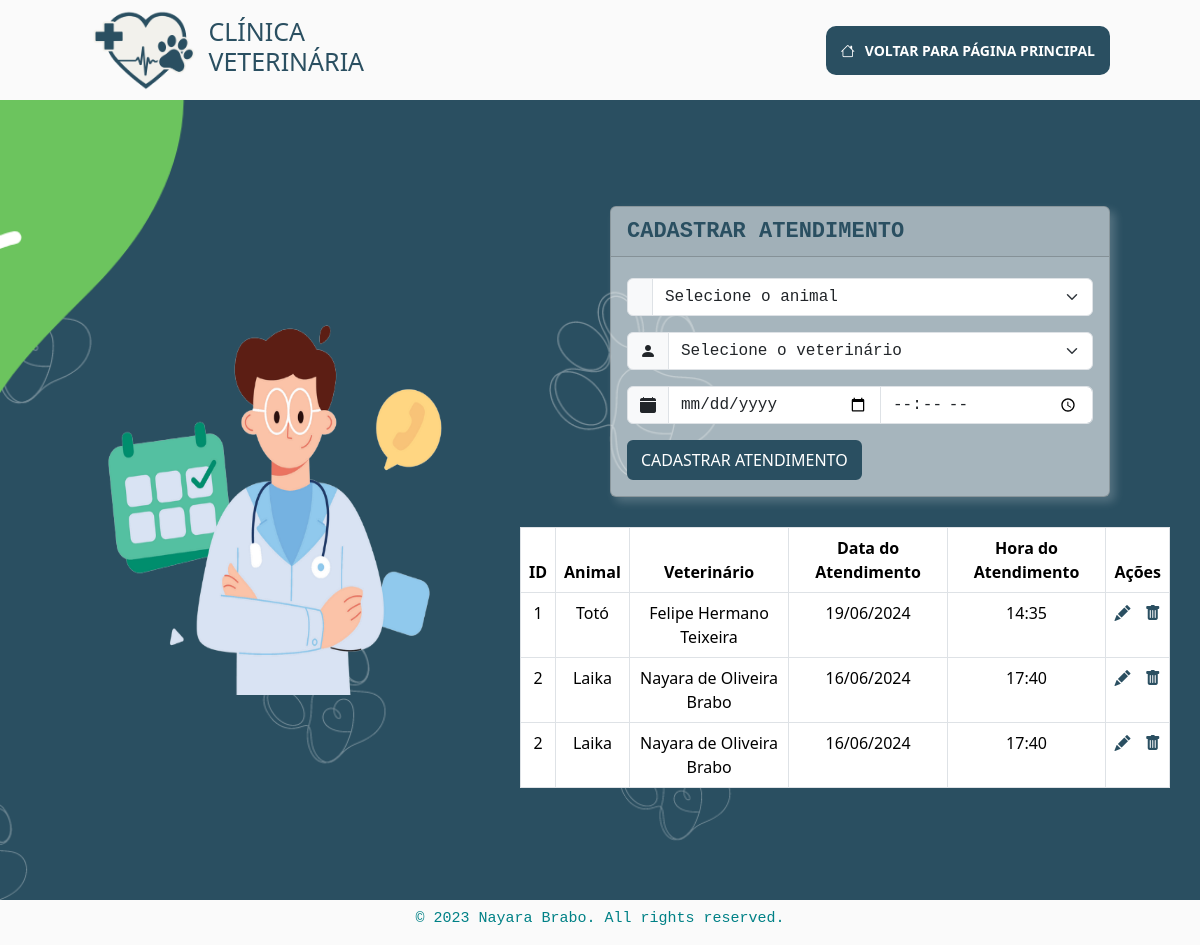
The page /addAtendimento.php on the database its author committed.
### tables this page shows
CREATE TABLE `tbatendimento` (
  `codAtendimento` int(11) NOT NULL,
  `DataAtendimento` varchar(100) NOT NULL,
  `HoraAtendimento` varchar(255) DEFAULT NULL,
  `codAnimal` int(11) DEFAULT NULL,
  `codVet` int(11) DEFAULT NULL
);

CREATE TABLE `tbanimal` (
  `codAnimal` int(11) NOT NULL,
  `nomeAnimal` varchar(100) NOT NULL,
  `fotoAnimal` varchar(255) DEFAULT NULL,
  `codTipoAnimal` int(11) DEFAULT NULL,
  `codCliente` int(11) DEFAULT NULL
);

CREATE TABLE `tbveterinario` (
  `codVet` int(11) NOT NULL,
  `nomeVet` varchar(100) NOT NULL
);

### addAtendimento.php (the view, shortened to what this page needs)
<?php
include("conn.php");
$edit = false;
$codAnimal = $codVet = $dataAtendimento = $horaAtendimento = '';
$atendimentos = $pdo->query('SELECT
                                a.*, an.nomeAnimal, v.nomeVet
                            FROM tbAtendimento a
                            JOIN tbAnimal an ON a.codAnimal = an.codAnimal
                            JOIN tbVeterinario v ON a.codVet = v.codVet')->fetchAll(PDO::FETCH_ASSOC);
?>
<!DOCTYPE html>
<html lang="pt-BR">
<head>
    <link href="https://cdn.jsdelivr.net/npm/bootstrap@5.3.3/dist/css/bootstrap.min.css" rel="stylesheet">
    <link rel="stylesheet" href="https://cdn.jsdelivr.net/npm/bootstrap-icons@1.8.1/font/bootstrap-icons.css">
    <link rel="stylesheet" href="css/style.css">
</head>
<body>
    <header>
        <div class="logo">
            <img src="img/icon.png" alt="">
            <h3 class="text-uppercase">Clínica Veterinária</h3>
        </div>
        <div class="atendimento">
            <a href="index.php"><i style="margin-right: 10px;" class="bi bi-house"></i>VOLTAR PARA PÁGINA PRINCIPAL</a>
        </div>
    </header>
    <div class="banner imgAtendimento">
        <img class='imgAtendimento' src="img/calendar2.png" alt="">
        <div class="cadastro">
            <div class="card">
                <div class="card-header font-monospace"><?php echo $edit ? 'EDITAR ATENDIMENTO' : 'CADASTRAR ATENDIMENTO'; ?></div>
                <div class="card-body">
                    <form action="" method="POST">
                        <div class="input-group flex-nowrap mb-3">
                            <label class="input-group-text" for="animalSelect"><i class="bi bi-paw-fill"></i></label>
                            <select class="form-select font-monospace" id="animalSelect" name="codAnimal" required>
                                <option value="">Selecione o animal</option>
                            </select>
                        </div>
                        <div class="input-group flex-nowrap mb-3">
                            <label class="input-group-text" for="vetSelect"><i class="bi bi-person-fill"></i></label>
                            <select class="form-select font-monospace" id="vetSelect" name="codVet" required>
                                <option value="">Selecione o veterinário</option>
                            </select>
                        </div>
                        <div class="input-group flex-nowrap mb-3">
                            <span class="input-group-text" id="addon-wrapping"><i class="bi bi-calendar-fill"></i></span>
                            <input type="date" class="form-control font-monospace" placeholder="Data do atendimento" aria-label="DataAtendimento" aria-describedby="addon-wrapping" name="dataAtendimento" value="<?php echo htmlspecialchars($dataAtendimento); ?>" required>
                            <input type="time" class="form-control font-monospace" placeholder="Hora do atendimento" aria-label="HoraAtendimento" aria-describedby="addon-wrapping" name="horaAtendimento" value="<?php echo htmlspecialchars($horaAtendimento); ?>" required>
                        </div>
                        <input type="submit" value="<?php echo $edit ? 'EDITAR ATENDIMENTO' : 'CADASTRAR ATENDIMENTO'; ?>" class="btn btn-primary">
                    </form>
                </div>
            </div>
            <div class="table-container">
                <table class="table table-bordered">
                    <thead>
                        <tr>
                            <th>ID</th>
                            <th>Animal</th>
                            <th>Veterinário</th>
                            <th>Data do Atendimento</th>
                            <th>Hora do Atendimento</th>
                            <th>Ações</th>
                        </tr>
                    </thead>
                    <tbody>
                        <?php foreach ($atendimentos as $atendimento) : ?>
                            <tr>
                                <td><?php echo htmlspecialchars($atendimento['codAtendimento']); ?></td>
                                <td><?php echo htmlspecialchars($atendimento['nomeAnimal']); ?></td>
                                <td><?php echo htmlspecialchars($atendimento['nomeVet']); ?></td>
                                <td><?php echo htmlspecialchars($atendimento['DataAtendimento']); ?></td>
                                <td><?php echo htmlspecialchars($atendimento['HoraAtendimento']); ?></td>
                                <td>
                                    <a href="addAtendimento.php?edit=<?php echo $atendimento['codAtendimento']; ?>" class="edit-btn"><i style="margin-right: 10px;" class="bi bi-pencil-fill"></i></a>
                                    <a href="addAtendimento.php?delete=<?php echo $atendimento['codAtendimento']; ?>" class="delete-btn"><i class="bi bi-trash-fill"></i></a>
                                </td>
                            </tr>
                        <?php endforeach; ?>
                    </tbody>
                </table>
            </div>
        </div>
    </div>
    <footer>
        <h5 class="font-monospace" style="font-size: 15px; color: #008186;">&copy; 2023 Nayara Brabo. All rights reserved.</h5>
    </footer>
</body>
</html>

### css/style.css (style rules this page uses)
body { display: flex; flex-direction: column; justify-content: end; align-items: center; }
header { display: flex; justify-content: space-between; align-items: center; background-color: #fafafa; height: 100px; width: 100vw; }
.logo { display: flex; align-items: center; }
.logo img { margin-left: 90px; margin-right: 10px; height: 80px; }
.logo h3 { width: 100px; color: #2a4f61; font-size: 25px; }
.atendimento { margin-right: 90px; }
.atendimento a { padding: 15px; border-radius: 10px; color: white; font-weight: bold; font-size: 14px; text-decoration: none; background-color: #2a4f61; transition: all 0.3s; position: relative; }
.banner { display: flex; justify-content: center; align-items: center; width: 100vw; height: 100vh; }
.banner::before { content: ""; background-image: url(../img/background.png); background-repeat: no-repeat; background-size: cover; background-position: center; width: 100vw; height: 100vh; position: absolute; z-index: -1; }
.banner img { margin-left: 20px; height: 400px; }
.imgAtendimento img { padding-left: 80px; padding-right: 70px; width: 500px; height: 390px; }
.card { margin: 10px; width: 500px; background-color: rgb(250, 250, 250, 0.6); box-shadow: 5px 5px 10px 0px rgba(255, 255, 255, 0.2); }
.card-header { font-size: 22px; font-weight: bold; color: #2a4f61; }
.input-group { margin-top: 5px; margin-bottom: 20px; }
.btn { background-color: #2a4f61; border: 2px #2a4f61 solid; transition: all 0.3s; position: relative; }
.cadastro { display: flex; flex-direction: column; justify-content: center; align-items: center; }
.table-container { margin-top: 20px; margin-right: 30px; }
table { background-color: #fafafa; color: #2a4f61; }
table th, table td { padding: 10px; text-align: center; }
.edit-btn, .delete-btn { color: #2a4f61; }
footer { display: flex; justify-content: center; align-items: center; background-color: #fafafa; height: 45px; width: 100vw; }

### rows shown on the page
tbatendimento: codAtendimento "1", codAnimal.nomeAnimal "Totó", codVet.nomeVet "Felipe Hermano Teixeira", DataAtendimento "19/06/2024", HoraAtendimento "14:35"
tbatendimento: codAtendimento "2", codAnimal.nomeAnimal "Laika", codVet.nomeVet "Nayara de Oliveira Brabo", DataAtendimento "16/06/2024", HoraAtendimento "17:40"
